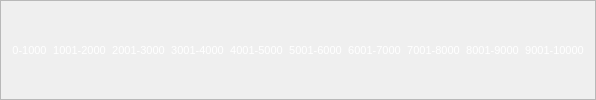
              <widget class="QFrame" name="frame_6">
               <property name="frameShape">
                <enum>QFrame::StyledPanel</enum>
               </property>
               <property name="frameShadow">
                <enum>QFrame::Raised</enum>
               </property>
               <layout class="QHBoxLayout" name="horizontalLayout_10">
                <item>
                 <widget class="QLabel" name="label_21">
                  <property name="sizePolicy">
                   <sizepolicy hsizetype="Expanding" vsizetype="Expanding">
                    <horstretch>0</horstretch>
                    <verstretch>0</verstretch>
                   </sizepolicy>
                  </property>
                  <property name="minimumSize">
                   <size>
                    <width>0</width>
                    <height>0</height>
                   </size>
                  </property>
                  <property name="maximumSize">
                   <size>
                    <width>75</width>
                    <height>16777215</height>
                   </size>
                  </property>
                  <property name="font">
                   <font>
                    <pointsize>8</pointsize>
                   </font>
                  </property>
                  <property name="styleSheet">
                   <string notr="true">color: rgb(255, 255, 255);</string>
                  </property>
                  <property name="text">
                   <string>0-1000</string>
                  </property>
                  <property name="alignment">
                   <set>Qt::AlignCenter</set>
                  </property>
                 </widget>
                </item>
                <item>
                 <widget class="QLabel" name="label_22">
                  <property name="sizePolicy">
                   <sizepolicy hsizetype="Expanding" vsizetype="Expanding">
                    <horstretch>0</horstretch>
                    <verstretch>0</verstretch>
                   </sizepolicy>
                  </property>
                  <property name="minimumSize">
                   <size>
                    <width>0</width>
                    <height>0</height>
                   </size>
                  </property>
                  <property name="maximumSize">
                   <size>
                    <width>75</width>
                    <height>16777215</height>
                   </size>
                  </property>
                  <property name="font">
                   <font>
                    <pointsize>8</pointsize>
                   </font>
                  </property>
                  <property name="styleSheet">
                   <string notr="true">color: rgb(255, 255, 255);</string>
                  </property>
                  <property name="text">
                   <string>1001-2000</string>
                  </property>
                  <property name="alignment">
                   <set>Qt::AlignCenter</set>
                  </property>
                 </widget>
                </item>
                <item>
                 <widget class="QLabel" name="label_23">
                  <property name="sizePolicy">
                   <sizepolicy hsizetype="Expanding" vsizetype="Expanding">
                    <horstretch>0</horstretch>
                    <verstretch>0</verstretch>
                   </sizepolicy>
                  </property>
                  <property name="minimumSize">
                   <size>
                    <width>0</width>
                    <height>0</height>
                   </size>
                  </property>
                  <property name="maximumSize">
                   <size>
                    <width>75</width>
                    <height>16777215</height>
                   </size>
                  </property>
                  <property name="font">
                   <font>
                    <pointsize>8</pointsize>
                   </font>
                  </property>
                  <property name="styleSheet">
                   <string notr="true">color: rgb(255, 255, 255);</string>
                  </property>
                  <property name="text">
                   <string>2001-3000</string>
                  </property>
                  <property name="alignment">
                   <set>Qt::AlignCenter</set>
                  </property>
                 </widget>
                </item>
                <item>
                 <widget class="QLabel" name="label_24">
                  <property name="sizePolicy">
                   <sizepolicy hsizetype="Expanding" vsizetype="Expanding">
                    <horstretch>0</horstretch>
                    <verstretch>0</verstretch>
                   </sizepolicy>
                  </property>
                  <property name="minimumSize">
                   <size>
                    <width>0</width>
                    <height>0</height>
                   </size>
                  </property>
                  <property name="maximumSize">
                   <size>
                    <width>75</width>
                    <height>16777215</height>
                   </size>
                  </property>
                  <property name="font">
                   <font>
                    <pointsize>8</pointsize>
                   </font>
                  </property>
                  <property name="styleSheet">
                   <string notr="true">color: rgb(255, 255, 255);</string>
                  </property>
                  <property name="text">
                   <string>3001-4000</string>
                  </property>
                  <property name="alignment">
                   <set>Qt::AlignCenter</set>
                  </property>
                 </widget>
                </item>
                <item>
                 <widget class="QLabel" name="label_25">
                  <property name="sizePolicy">
                   <sizepolicy hsizetype="Expanding" vsizetype="Expanding">
                    <horstretch>0</horstretch>
                    <verstretch>0</verstretch>
                   </sizepolicy>
                  </property>
                  <property name="minimumSize">
                   <size>
                    <width>0</width>
                    <height>0</height>
                   </size>
                  </property>
                  <property name="maximumSize">
                   <size>
                    <width>75</width>
                    <height>16777215</height>
                   </size>
                  </property>
                  <property name="font">
                   <font>
                    <pointsize>8</pointsize>
                   </font>
                  </property>
                  <property name="styleSheet">
                   <string notr="true">color: rgb(255, 255, 255);</string>
                  </property>
                  <property name="text">
                   <string>4001-5000</string>
                  </property>
                  <property name="alignment">
                   <set>Qt::AlignCenter</set>
                  </property>
                 </widget>
                </item>
                <item>
                 <widget class="QLabel" name="label_26">
                  <property name="sizePolicy">
                   <sizepolicy hsizetype="Expanding" vsizetype="Expanding">
                    <horstretch>0</horstretch>
                    <verstretch>0</verstretch>
                   </sizepolicy>
                  </property>
                  <property name="minimumSize">
                   <size>
                    <width>0</width>
                    <height>0</height>
                   </size>
                  </property>
                  <property name="maximumSize">
                   <size>
                    <width>75</width>
                    <height>16777215</height>
                   </size>
                  </property>
                  <property name="font">
                   <font>
                    <pointsize>8</pointsize>
                   </font>
                  </property>
                  <property name="styleSheet">
                   <string notr="true">color: rgb(255, 255, 255);</string>
                  </property>
                  <property name="text">
                   <string>5001-6000</string>
                  </property>
                  <property name="alignment">
                   <set>Qt::AlignCenter</set>
                  </property>
                 </widget>
                </item>
                <item>
                 <widget class="QLabel" name="label_27">
                  <property name="sizePolicy">
                   <sizepolicy hsizetype="Expanding" vsizetype="Expanding">
                    <horstretch>0</horstretch>
                    <verstretch>0</verstretch>
                   </sizepolicy>
                  </property>
                  <property name="minimumSize">
                   <size>
                    <width>0</width>
                    <height>0</height>
                   </size>
                  </property>
                  <property name="maximumSize">
                   <size>
                    <width>75</width>
                    <height>16777215</height>
                   </size>
                  </property>
                  <property name="font">
                   <font>
                    <pointsize>8</pointsize>
                   </font>
                  </property>
                  <property name="styleSheet">
                   <string notr="true">color: rgb(255, 255, 255);</string>
                  </property>
                  <property name="text">
                   <string>6001-7000</string>
                  </property>
                  <property name="alignment">
                   <set>Qt::AlignCenter</set>
                  </property>
                 </widget>
                </item>
                <item>
                 <widget class="QLabel" name="label_28">
                  <property name="sizePolicy">
                   <sizepolicy hsizetype="Expanding" vsizetype="Expanding">
                    <horstretch>0</horstretch>
                    <verstretch>0</verstretch>
                   </sizepolicy>
                  </property>
                  <property name="minimumSize">
                   <size>
                    <width>0</width>
                    <height>0</height>
                   </size>
                  </property>
                  <property name="maximumSize">
                   <size>
                    <width>75</width>
                    <height>16777215</height>
                   </size>
                  </property>
                  <property name="font">
                   <font>
                    <pointsize>8</pointsize>
                   </font>
                  </property>
                  <property name="styleSheet">
                   <string notr="true">color: rgb(255, 255, 255);</string>
                  </property>
                  <property name="text">
                   <string>7001-8000</string>
                  </property>
                  <property name="alignment">
                   <set>Qt::AlignCenter</set>
                  </property>
                 </widget>
                </item>
                <item>
                 <widget class="QLabel" name="label_29">
                  <property name="sizePolicy">
                   <sizepolicy hsizetype="Expanding" vsizetype="Expanding">
                    <horstretch>0</horstretch>
                    <verstretch>0</verstretch>
                   </sizepolicy>
                  </property>
                  <property name="minimumSize">
                   <size>
                    <width>0</width>
                    <height>0</height>
                   </size>
                  </property>
                  <property name="maximumSize">
                   <size>
                    <width>75</width>
                    <height>16777215</height>
                   </size>
                  </property>
                  <property name="font">
                   <font>
                    <pointsize>8</pointsize>
                   </font>
                  </property>
                  <property name="styleSheet">
                   <string notr="true">color: rgb(255, 255, 255);</string>
                  </property>
                  <property name="text">
                   <string>8001-9000</string>
                  </property>
                  <property name="alignment">
                   <set>Qt::AlignCenter</set>
                  </property>
                 </widget>
                </item>
                <item>
                 <widget class="QLabel" name="label_30">
                  <property name="sizePolicy">
                   <sizepolicy hsizetype="Expanding" vsizetype="Expanding">
                    <horstretch>0</horstretch>
                    <verstretch>0</verstretch>
                   </sizepolicy>
                  </property>
                  <property name="minimumSize">
                   <size>
                    <width>0</width>
                    <height>0</height>
                   </size>
                  </property>
                  <property name="maximumSize">
                   <size>
                    <width>75</width>
                    <height>16777215</height>
                   </size>
                  </property>
                  <property name="font">
                   <font>
                    <pointsize>8</pointsize>
                   </font>
                  </property>
                  <property name="styleSheet">
                   <string notr="true">color: rgb(255, 255, 255);</string>
                  </property>
                  <property name="text">
                   <string>9001-10000</string>
                  </property>
                  <property name="alignment">
                   <set>Qt::AlignCenter</set>
                  </property>
                 </widget>
                </item>
               </layout>
              </widget>
